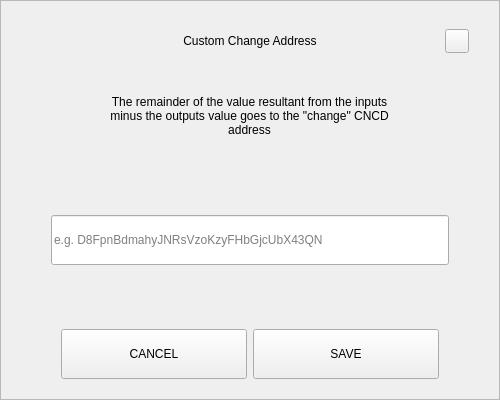
<?xml version="1.0" encoding="UTF-8"?>
<ui version="4.0">
 <class>SendChangeAddressDialog</class>
 <widget class="QDialog" name="SendChangeAddressDialog">
  <property name="geometry">
   <rect>
    <x>0</x>
    <y>0</y>
    <width>500</width>
    <height>400</height>
   </rect>
  </property>
  <property name="windowTitle">
   <string>Dialog</string>
  </property>
  <layout class="QVBoxLayout" name="verticalLayout">
   <property name="spacing">
    <number>0</number>
   </property>
   <property name="leftMargin">
    <number>0</number>
   </property>
   <property name="topMargin">
    <number>0</number>
   </property>
   <property name="rightMargin">
    <number>0</number>
   </property>
   <property name="bottomMargin">
    <number>0</number>
   </property>
   <item>
    <widget class="QFrame" name="frame">
     <property name="styleSheet">
      <string notr="true"/>
     </property>
     <property name="frameShape">
      <enum>QFrame::StyledPanel</enum>
     </property>
     <property name="frameShadow">
      <enum>QFrame::Raised</enum>
     </property>
     <layout class="QVBoxLayout" name="verticalLayout_2" stretch="0,0,0,0,0,0,0">
      <property name="spacing">
       <number>0</number>
      </property>
      <property name="leftMargin">
       <number>30</number>
      </property>
      <property name="topMargin">
       <number>20</number>
      </property>
      <property name="rightMargin">
       <number>30</number>
      </property>
      <property name="bottomMargin">
       <number>20</number>
      </property>
      <item>
       <layout class="QHBoxLayout" name="horizontalLayout_3">
        <property name="spacing">
         <number>0</number>
        </property>
        <item>
         <spacer name="horizontalSpacer_2">
          <property name="orientation">
           <enum>Qt::Horizontal</enum>
          </property>
          <property name="sizeHint" stdset="0">
           <size>
            <width>40</width>
            <height>20</height>
           </size>
          </property>
         </spacer>
        </item>
        <item>
         <widget class="QLabel" name="labelTitle">
          <property name="minimumSize">
           <size>
            <width>0</width>
            <height>40</height>
           </size>
          </property>
          <property name="maximumSize">
           <size>
            <width>16777215</width>
            <height>40</height>
           </size>
          </property>
          <property name="styleSheet">
           <string notr="true">padding-left:24px;</string>
          </property>
          <property name="text">
           <string>Custom Change Address</string>
          </property>
          <property name="alignment">
           <set>Qt::AlignCenter</set>
          </property>
          <property name="margin">
           <number>7</number>
          </property>
         </widget>
        </item>
        <item>
         <spacer name="horizontalSpacer">
          <property name="orientation">
           <enum>Qt::Horizontal</enum>
          </property>
          <property name="sizeHint" stdset="0">
           <size>
            <width>40</width>
            <height>20</height>
           </size>
          </property>
         </spacer>
        </item>
        <item>
         <widget class="QPushButton" name="btnEsc">
          <property name="minimumSize">
           <size>
            <width>24</width>
            <height>24</height>
           </size>
          </property>
          <property name="maximumSize">
           <size>
            <width>24</width>
            <height>24</height>
           </size>
          </property>
          <property name="focusPolicy">
           <enum>Qt::NoFocus</enum>
          </property>
          <property name="text">
           <string/>
          </property>
         </widget>
        </item>
       </layout>
      </item>
      <item>
       <spacer name="verticalSpacer_2">
        <property name="orientation">
         <enum>Qt::Vertical</enum>
        </property>
        <property name="sizeType">
         <enum>QSizePolicy::Fixed</enum>
        </property>
        <property name="sizeHint" stdset="0">
         <size>
          <width>20</width>
          <height>20</height>
         </size>
        </property>
       </spacer>
      </item>
      <item alignment="Qt::AlignHCenter">
       <widget class="QLabel" name="labelMessage">
        <property name="minimumSize">
         <size>
          <width>0</width>
          <height>70</height>
         </size>
        </property>
        <property name="text">
         <string>The remainder of the value resultant from the inputs minus the outputs value goes to the &quot;change&quot; CNCD address</string>
        </property>
        <property name="alignment">
         <set>Qt::AlignCenter</set>
        </property>
        <property name="wordWrap">
         <bool>true</bool>
        </property>
       </widget>
      </item>
      <item>
       <spacer name="verticalSpacer_3">
        <property name="orientation">
         <enum>Qt::Vertical</enum>
        </property>
        <property name="sizeHint" stdset="0">
         <size>
          <width>20</width>
          <height>40</height>
         </size>
        </property>
       </spacer>
      </item>
      <item>
       <layout class="QHBoxLayout" name="horizontalLayout_2">
        <property name="spacing">
         <number>0</number>
        </property>
        <property name="leftMargin">
         <number>20</number>
        </property>
        <property name="rightMargin">
         <number>20</number>
        </property>
        <item>
         <widget class="QLineEdit" name="lineEditAddress">
          <property name="minimumSize">
           <size>
            <width>0</width>
            <height>50</height>
           </size>
          </property>
          <property name="placeholderText">
           <string notr="true">e.g. D8FpnBdmahyJNRsVzoKzyFHbGjcUbX43QN</string>
          </property>
         </widget>
        </item>
       </layout>
      </item>
      <item>
       <spacer name="verticalSpacer">
        <property name="orientation">
         <enum>Qt::Vertical</enum>
        </property>
        <property name="sizeHint" stdset="0">
         <size>
          <width>20</width>
          <height>40</height>
         </size>
        </property>
       </spacer>
      </item>
      <item>
       <layout class="QHBoxLayout" name="horizontalLayout" stretch="2,2">
        <property name="spacing">
         <number>6</number>
        </property>
        <property name="leftMargin">
         <number>30</number>
        </property>
        <property name="rightMargin">
         <number>30</number>
        </property>
        <item>
         <widget class="QPushButton" name="btnCancel">
          <property name="minimumSize">
           <size>
            <width>180</width>
            <height>50</height>
           </size>
          </property>
          <property name="focusPolicy">
           <enum>Qt::NoFocus</enum>
          </property>
          <property name="text">
           <string>CANCEL</string>
          </property>
         </widget>
        </item>
        <item>
         <widget class="QPushButton" name="btnSave">
          <property name="minimumSize">
           <size>
            <width>180</width>
            <height>50</height>
           </size>
          </property>
          <property name="focusPolicy">
           <enum>Qt::NoFocus</enum>
          </property>
          <property name="text">
           <string>SAVE</string>
          </property>
         </widget>
        </item>
       </layout>
      </item>
     </layout>
    </widget>
   </item>
  </layout>
 </widget>
 <resources/>
 <connections/>
</ui>
